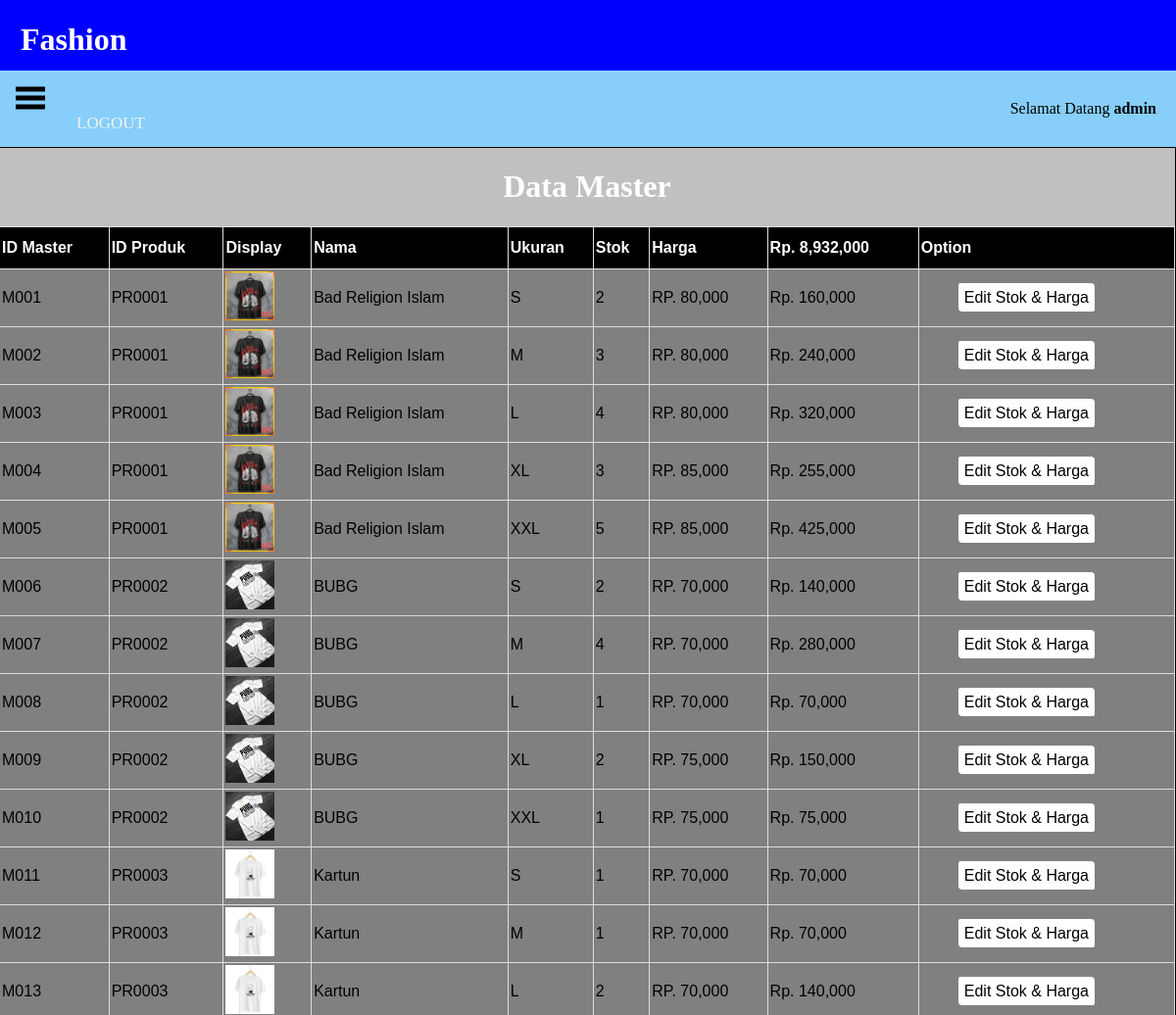
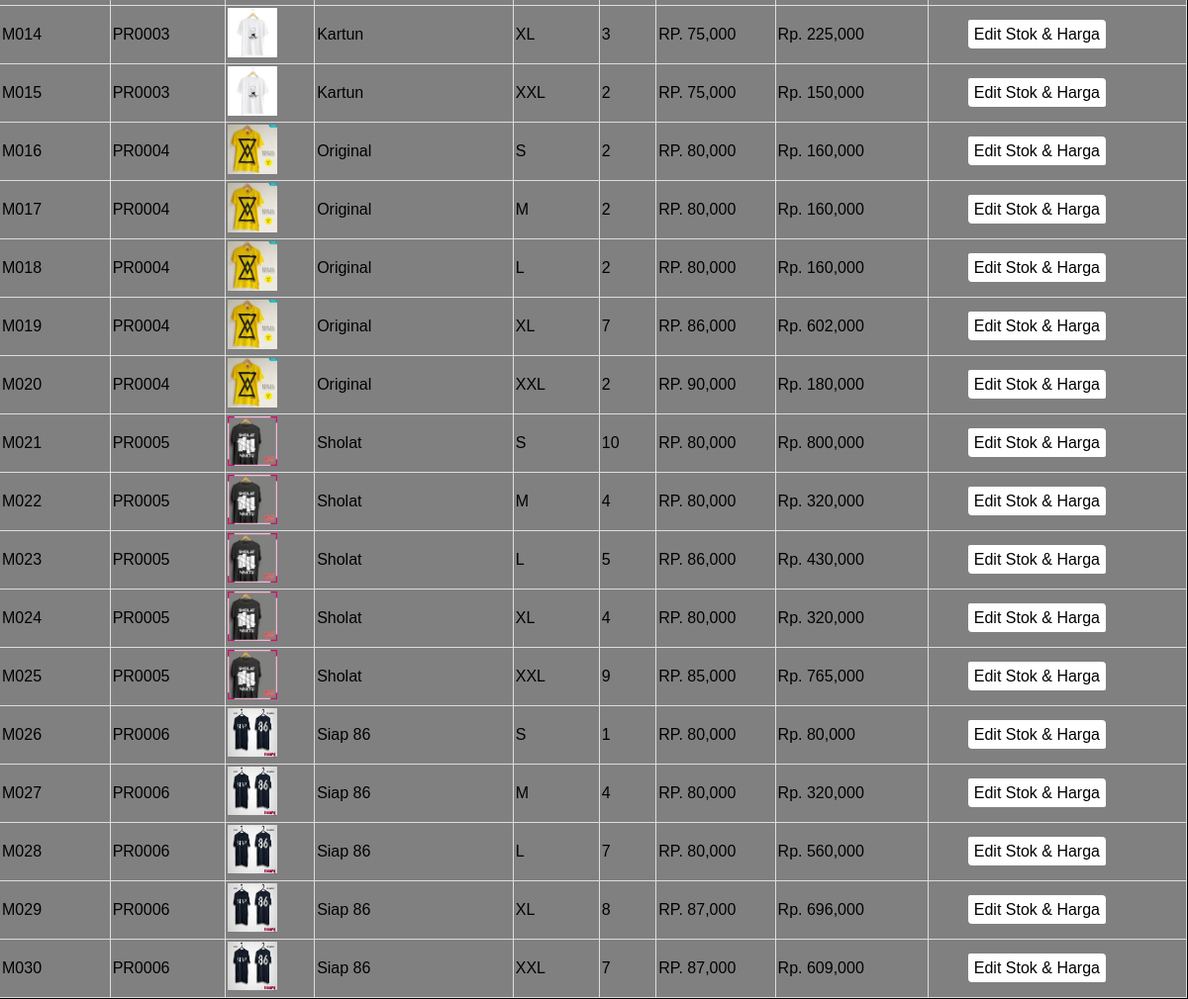
The app's page /dasboard.php?page=data_master (signed in) with its own data (2 pictures, top to bottom).
### tables this page shows
CREATE TABLE `data_master` (
  `id_master` char(20) NOT NULL,
  `id_produk` varchar(225) NOT NULL,
  `id_ukuran` varchar(225) NOT NULL,
  `stok` int(30) NOT NULL,
  `harga` int(30) NOT NULL
);

CREATE TABLE `produk` (
  `id_produk` char(20) NOT NULL,
  `gambar` varchar(225) NOT NULL,
  `nama` varchar(225) NOT NULL
);

CREATE TABLE `ukuran_helm` (
  `id_ukuran` char(20) NOT NULL,
  `nama_ukuran` varchar(20) NOT NULL
);

### hal_dasboard/data_master.php (the view)
<center><h1 style="color: white;">Data Master</h1></center>
<div class="das_bawah">
	<table class="das_table">
		<thead>
		<tr>
			<th>ID Master</th>
			<th>ID Produk</th>
			<th>Display</th>
			<th>Nama</th>
			<th>Ukuran</th>
			<th>Stok</th>
			<th>Harga</th>
			<th>
				<?php
				include "koneksi.php";
				$qwer = mysqli_query($koneksi, "SELECT CONCAT('Rp. ',FORMAT(SUM(harga * stok),0)) AS total FROM data_master X
INNER JOIN produk Y ON X.id_produk = Y.id_produk
INNER JOIN ukuran_helm Z ON X.id_ukuran = Z.id_ukuran ORDER BY id_master ASC");
while ($dat =mysqli_fetch_array($qwer)) {
 	echo $dat['total'];
 }
				?>
			</th>
			<th>Option</th>
		</tr>
		</thead>
			<?php
			include "koneksi.php";
			$query = mysqli_query($koneksi, "SELECT X.id_master, Y.id_produk, Z.id_ukuran, gambar, nama, Z.nama_ukuran, stok, CONCAT('RP. ',FORMAT(harga,0)) AS harga, CONCAT('Rp. ',FORMAT(harga * stok,0)) AS total FROM data_master X
INNER JOIN produk Y ON X.id_produk = Y.id_produk
INNER JOIN ukuran_helm Z ON X.id_ukuran = Z.id_ukuran ORDER BY id_master ASC");
			while ($data = mysqli_fetch_array($query)) {?>
		<tbody>
		<tr>
			<td><?php echo $data['id_master']; ?></td>
			<td><?php echo $data['id_produk']; ?></td>
			<td><?php echo "<img src='images/".$data['gambar']."' width='50' height='50'>" ?></td>
			<td><?php echo $data['nama']; ?></td>
			<td><?php echo $data['nama_ukuran']; ?></td>
			<td><?php echo $data['stok']; ?></td>
			<td><?php echo $data['harga']; ?></td>
			<td><?php echo $data['total']; ?></td>
			<td style="padding: 0px;">
				<ul class="ul_atas">
					<li class="li_atas">
						<a href="dasboard.php?page=update_master&id=<?php echo $data['id_master'] ?>">Edit Stok & Harga</a>
					</li>
				</ul>
			</td>
			<?php } ?>
		</tr>
		</tbody>
	</table>
</div>

### stylee.css (style rules this page uses)
body { margin:0; padding: 0; background-color: silver; background-size: cover; min-height: 700px; }

### das_utamii.css (style rules this page uses)
body { height: 100% }
.das_table { font-family: "Trebuchet MS", Arial, Helvetica, sans-serif; border-collapse: collapse; width: 100%; min-width: 100%; }
.das_table td, .das_table th { border: 1px solid #ddd; padding: 2px; }
.das_table th { padding-top: 12px; padding-bottom: 12px; text-align: left; background-color: black; color: white; }
.das_table td { background-color: #808080; color: black; }
ul { list-style:none; }
li a { text-decoration: none; color: black; }
.ul_atas li { display: inline; background-color: white; border-radius: 2px 4px; padding: 6px; }

### records on screen
data_master: id_master "M001", id_produk.id_produk "PR0001", id_produk.gambar (picture), id_produk.nama "Bad Religion Islam", id_ukuran.nama_ukuran "S", stok "2", harga "RP. 80,000", total "Rp. 160,000"
data_master: id_master "M002", id_produk.id_produk "PR0001", id_produk.gambar (picture), id_produk.nama "Bad Religion Islam", id_ukuran.nama_ukuran "M", stok "3", harga "RP. 80,000", total "Rp. 240,000"
data_master: id_master "M003", id_produk.id_produk "PR0001", id_produk.gambar (picture), id_produk.nama "Bad Religion Islam", id_ukuran.nama_ukuran "L", stok "4", harga "RP. 80,000", total "Rp. 320,000"
data_master: id_master "M004", id_produk.id_produk "PR0001", id_produk.gambar (picture), id_produk.nama "Bad Religion Islam", id_ukuran.nama_ukuran "XL", stok "3", harga "RP. 85,000", total "Rp. 255,000"
data_master: id_master "M005", id_produk.id_produk "PR0001", id_produk.gambar (picture), id_produk.nama "Bad Religion Islam", id_ukuran.nama_ukuran "XXL", stok "5", harga "RP. 85,000", total "Rp. 425,000"
data_master: id_master "M006", id_produk.id_produk "PR0002", id_produk.gambar (picture), id_produk.nama "BUBG", id_ukuran.nama_ukuran "S", stok "2", harga "RP. 70,000", total "Rp. 140,000"
data_master: id_master "M007", id_produk.id_produk "PR0002", id_produk.gambar (picture), id_produk.nama "BUBG", id_ukuran.nama_ukuran "M", stok "4", harga "RP. 70,000", total "Rp. 280,000"
data_master: id_master "M008", id_produk.id_produk "PR0002", id_produk.gambar (picture), id_produk.nama "BUBG", id_ukuran.nama_ukuran "L", stok "1", harga "RP. 70,000", total "Rp. 70,000"
data_master: id_master "M009", id_produk.id_produk "PR0002", id_produk.gambar (picture), id_produk.nama "BUBG", id_ukuran.nama_ukuran "XL", stok "2", harga "RP. 75,000", total "Rp. 150,000"
data_master: id_master "M010", id_produk.id_produk "PR0002", id_produk.gambar (picture), id_produk.nama "BUBG", id_ukuran.nama_ukuran "XXL", stok "1", harga "RP. 75,000", total "Rp. 75,000"
data_master: id_master "M011", id_produk.id_produk "PR0003", id_produk.gambar (picture), id_produk.nama "Kartun", id_ukuran.nama_ukuran "S", stok "1", harga "RP. 70,000", total "Rp. 70,000"
data_master: id_master "M012", id_produk.id_produk "PR0003", id_produk.gambar (picture), id_produk.nama "Kartun", id_ukuran.nama_ukuran "M", stok "1", harga "RP. 70,000", total "Rp. 70,000"
data_master: id_master "M013", id_produk.id_produk "PR0003", id_produk.gambar (picture), id_produk.nama "Kartun", id_ukuran.nama_ukuran "L", stok "2", harga "RP. 70,000", total "Rp. 140,000"
data_master: id_master "M014", id_produk.id_produk "PR0003", id_produk.gambar (picture), id_produk.nama "Kartun", id_ukuran.nama_ukuran "XL", stok "3", harga "RP. 75,000", total "Rp. 225,000"
data_master: id_master "M015", id_produk.id_produk "PR0003", id_produk.gambar (picture), id_produk.nama "Kartun", id_ukuran.nama_ukuran "XXL", stok "2", harga "RP. 75,000", total "Rp. 150,000"
data_master: id_master "M016", id_produk.id_produk "PR0004", id_produk.gambar (picture), id_produk.nama "Original", id_ukuran.nama_ukuran "S", stok "2", harga "RP. 80,000", total "Rp. 160,000"
data_master: id_master "M017", id_produk.id_produk "PR0004", id_produk.gambar (picture), id_produk.nama "Original", id_ukuran.nama_ukuran "M", stok "2", harga "RP. 80,000", total "Rp. 160,000"
data_master: id_master "M018", id_produk.id_produk "PR0004", id_produk.gambar (picture), id_produk.nama "Original", id_ukuran.nama_ukuran "L", stok "2", harga "RP. 80,000", total "Rp. 160,000"
data_master: id_master "M019", id_produk.id_produk "PR0004", id_produk.gambar (picture), id_produk.nama "Original", id_ukuran.nama_ukuran "XL", stok "7", harga "RP. 86,000", total "Rp. 602,000"
data_master: id_master "M020", id_produk.id_produk "PR0004", id_produk.gambar (picture), id_produk.nama "Original", id_ukuran.nama_ukuran "XXL", stok "2", harga "RP. 90,000", total "Rp. 180,000"
data_master: id_master "M021", id_produk.id_produk "PR0005", id_produk.gambar (picture), id_produk.nama "Sholat", id_ukuran.nama_ukuran "S", stok "10", harga "RP. 80,000", total "Rp. 800,000"
data_master: id_master "M022", id_produk.id_produk "PR0005", id_produk.gambar (picture), id_produk.nama "Sholat", id_ukuran.nama_ukuran "M", stok "4", harga "RP. 80,000", total "Rp. 320,000"
data_master: id_master "M023", id_produk.id_produk "PR0005", id_produk.gambar (picture), id_produk.nama "Sholat", id_ukuran.nama_ukuran "L", stok "5", harga "RP. 86,000", total "Rp. 430,000"
data_master: id_master "M024", id_produk.id_produk "PR0005", id_produk.gambar (picture), id_produk.nama "Sholat", id_ukuran.nama_ukuran "XL", stok "4", harga "RP. 80,000", total "Rp. 320,000"
data_master: id_master "M025", id_produk.id_produk "PR0005", id_produk.gambar (picture), id_produk.nama "Sholat", id_ukuran.nama_ukuran "XXL", stok "9", harga "RP. 85,000", total "Rp. 765,000"
data_master: id_master "M026", id_produk.id_produk "PR0006", id_produk.gambar (picture), id_produk.nama "Siap 86", id_ukuran.nama_ukuran "S", stok "1", harga "RP. 80,000", total "Rp. 80,000"
data_master: id_master "M027", id_produk.id_produk "PR0006", id_produk.gambar (picture), id_produk.nama "Siap 86", id_ukuran.nama_ukuran "M", stok "4", harga "RP. 80,000", total "Rp. 320,000"
data_master: id_master "M028", id_produk.id_produk "PR0006", id_produk.gambar (picture), id_produk.nama "Siap 86", id_ukuran.nama_ukuran "L", stok "7", harga "RP. 80,000", total "Rp. 560,000"
data_master: id_master "M029", id_produk.id_produk "PR0006", id_produk.gambar (picture), id_produk.nama "Siap 86", id_ukuran.nama_ukuran "XL", stok "8", harga "RP. 87,000", total "Rp. 696,000"
data_master: id_master "M030", id_produk.id_produk "PR0006", id_produk.gambar (picture), id_produk.nama "Siap 86", id_ukuran.nama_ukuran "XXL", stok "7", harga "RP. 87,000", total "Rp. 609,000"

### other values on screen
$_SESSION['username'] "admin"
$dat['total'] "Rp. 8,932,000"
